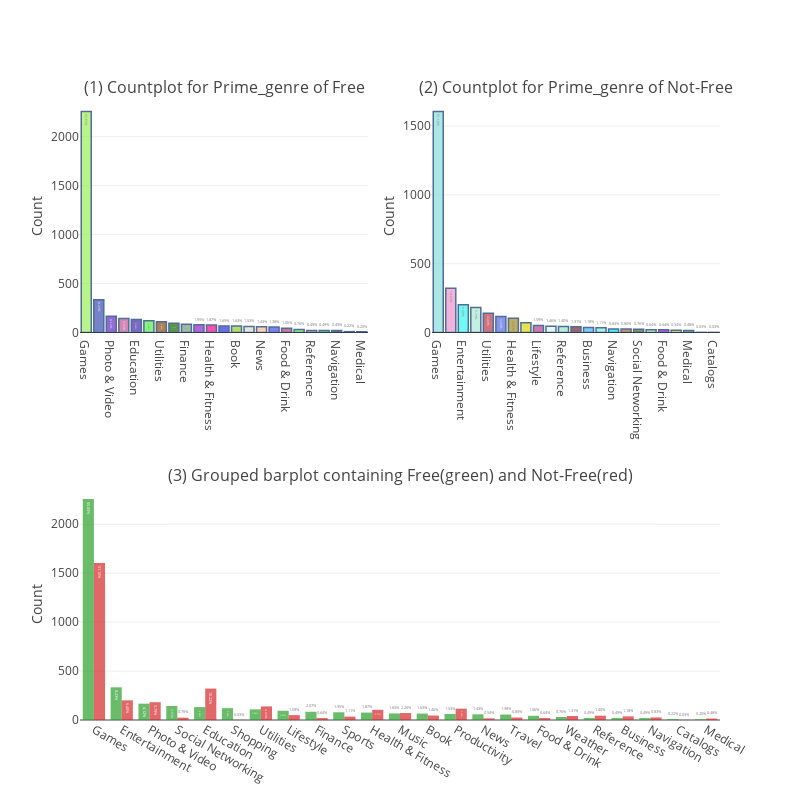

The cell this chart's notebook holds for it:
### Code cell
cnt_srs1 = df_app_free['prime_genre'].value_counts()
text1 = ['{:.2f}%'.format(100 * (value / cnt_srs1.sum())) for value in cnt_srs1.values]

trace1 = go.Bar(
    x = cnt_srs1.index,
    y = cnt_srs1.values,
    text = text1,
    marker = dict(
        color = random_color_generator(100),
        line = dict(color='rgb(8, 48, 107)',
                    width = 1.5)
    ),
    opacity = 0.7
)

cnt_srs2 = df_app_notfree['prime_genre'].value_counts()
text2 = ['{:.2f}%'.format(100 * (value / cnt_srs2.sum())) for value in cnt_srs2.values]

trace2 = go.Bar(
    x = cnt_srs2.index,
    y = cnt_srs2.values,
    text = text2,
    marker = dict(
        color = random_color_generator(100),
        line = dict(color='rgb(8, 48, 107)',
                    width = 1.5)
    ),
    opacity = 0.7
)

trace3 = go.Bar(
    x = cnt_srs1.index,
    y = cnt_srs1.values,
    text = text1,
    opacity = 0.7,
    name='Free'
)


trace4 = go.Bar(
    x = cnt_srs2.index,
    y = cnt_srs2.values,
    text = text2,
    opacity = 0.7,
    name='Not-Free'
)



fig = tools.make_subplots(rows=2, cols=2, specs = [[{}, {}], [{'colspan':2}, None]], 
                          subplot_titles=('(1) Countplot for Prime_genre of Free', '(2) Countplot for Prime_genre of Not-Free', 
                                          '(3) Grouped barplot containing Free(green) and Not-Free(red)'), print_grid=False)
fig.append_trace(trace1, 1, 1)
fig.append_trace(trace2, 1, 2)
fig.append_trace(trace3, 2, 1)
fig.append_trace(trace4, 2, 1)

fig['layout']['yaxis1'].update(title='Count')
fig['layout']['yaxis2'].update(title='Count')
fig['layout']['yaxis3'].update(title='Count')

fig['layout'].update(showlegend=False, width=800, height=800)

py.iplot(fig)

### Figure 1 — Plotly figure (JSON) as saved in the notebook; plotly's stock layout.template omitted (floating-point values rounded to 4 significant figures)
{"data": [{"marker": {"color": ["#9CEE5A", "#3B4FB4", "#622AC2", "#C25494", "#412DAC", "#52F346", "#89490E", "#126506", "#739C7E", "#9121CA", "#F60689", "#2831E4", "#92CD2A", "#D3DFC9", "#FDB897", "#404DEC", "#C43671", "#4DF045", "#CD9771", "#12F615", "#243831", "#3A62C7", "#6E0B50", "#6DC481", "#EC286B", "#D6F4F5", "#65FA7F", "#CDFA6B", "#29A5CF", "#F312A9", "#DFAE81", "#D034FB", "#572595", "#7139FC", "#B0F641", "#CE4C18", "#C1BDAF", "#3EA4CD", "#5F762B", "#6FE038", "#03E3E2", "#249CDC", "#153856", "#82E6DA", "#46AC38", "#4575F2", "#016236", "#62CE2C", "#386D84", "#2AC91E", "#487816", "#F9B5A0", "#3E419B", "#3E1111", "#85C6B1", "#F16DC0", "#4C78E7", "#370477", "#BC019A", "#0E50ED", "#C3BDE7", "#6A3DB7", "#619258", "#DFDFA1", "#39090B", "#4C484A", "#061B78", "#DDB16A", "#791E31", "#7A6966", "#426B8C", "#F6B4BD", "#9E201B", "#4E2E54", "#A4136D", "#1D1EC5", "#C8686C", "#2C3161", "#06140A", "#E8A2D3", "#B12811", "#E95DA9", "#79ECC3", "#3AEEB8", "#D12909", "#6F2556", "#8B6793", "#04B326", "#BCD269", "#825A3A", "#F766DD", "#805D82", "#1DAE7B", "#9EAA3E", "#8455A0", "#146148", "#F08A62", "#ACE5D7", "#E19515", "#3D3C74"], "line": {"color": "rgb(8, 48, 107)", "width": 1.5}}, "opacity": 0.7, "text": ["55.65%", "8.23%", "4.12%", "3.53%", "3.25%", "2.98%", "2.69%", "2.32%", "2.07%", "1.95%", "1.87%", "1.65%", "1.63%", "1.53%", "1.43%", "1.38%", "1.06%", "0.76%", "0.49%", "0.49%", "0.49%", "0.22%", "0.20%"], "type": "bar", "uid": "e02659a4-d8ec-11e8-8ac2-5435308b7835", "x": ["Games", "Entertainment", "Photo & Video", "Social Networking", "Education", "Shopping", "Utilities", "Lifestyle", "Finance", "Sports", "Health & Fitness", "Music", "Book", "Productivity", "News", "Travel", "Food & Drink", "Weather", "Reference", "Business", "Navigation", "Catalogs", "Medical"], "xaxis": "x", "y": [2257, 334, 167, 143, 132, 121, 109, 94, 84, 79, 76, 67, 66, 62, 58, 56, 43, 31, 20, 20, 20, 9, 8], "yaxis": "y"}, {"marker": {"color": ["#86DDDA", "#EC92CC", "#36F8EE", "#AAEAD4", "#BA3849", "#5268E3", "#A4891F", "#E0D808", "#BD418A", "#DBF3E6", "#95E6CA", "#7A2424", "#3FB4F7", "#72F1DC", "#02EFFE", "#AE6C19", "#4F641E", "#90F877", "#B012CB", "#FDD913", "#42AC26", "#6101D1", "#7579F9", "#E3BDDD", "#C7B838", "#24E5BD", "#37E0AF", "#148E9A", "#A0053E", "#03A61C", "#66305F", "#5296DB", "#805346", "#C1AB6F", "#17E4AC", "#F427F9", "#465407", "#CB0221", "#4FBE0F", "#6D959B", "#ABB14C", "#AC804E", "#16A5EB", "#BA1CEB", "#23CD20", "#460F48", "#B17DC9", "#516D19", "#601CCD", "#E8D2F9", "#4CE5EC", "#6E6A2B", "#F95340", "#F07FE7", "#4BCB61", "#433700", "#23AB87", "#AE0669", "#A449A9", "#B2361C", "#D26A0C", "#753989", "#505A03", "#3C3A72", "#266DF6", "#C0D72E", "#54D163", "#4EE210", "#C42F29", "#0DBFCB", "#46C87F", "#7038FA", "#D1BEE1", "#61ABB7", "#AC6F8A", "#AB50D1", "#8969BE", "#64147D", "#14CB9F", "#B45A62", "#CED8D9", "#CF41DD", "#143CEB", "#22AD5A", "#3770A4", "#BA25D2", "#C62E4A", "#23ACE3", "#023CDC", "#C0D555", "#EFBC13", "#5E27DD", "#689F57", "#82EC23", "#99FE07", "#739848", "#BC9599", "#1330CF", "#460F32", "#787062"], "line": {"color": "rgb(8, 48, 107)", "width": 1.5}}, "opacity": 0.7, "text": ["51.10%", "10.22%", "6.40%", "5.79%", "4.43%", "3.69%", "3.31%", "2.26%", "1.59%", "1.46%", "1.40%", "1.31%", "1.18%", "1.11%", "0.83%", "0.80%", "0.76%", "0.64%", "0.64%", "0.54%", "0.48%", "0.03%", "0.03%"], "type": "bar", "uid": "e02659a5-d8ec-11e8-8ac2-5435308b7835", "x": ["Games", "Education", "Entertainment", "Photo & Video", "Utilities", "Productivity", "Health & Fitness", "Music", "Lifestyle", "Book", "Reference", "Weather", "Business", "Sports", "Navigation", "Travel", "Social Networking", "Finance", "Food & Drink", "News", "Medical", "Shopping", "Catalogs"], "xaxis": "x2", "y": [1605, 321, 201, 182, 139, 116, 104, 71, 50, 46, 44, 41, 37, 35, 26, 25, 24, 20, 20, 17, 15, 1, 1], "yaxis": "y2"}, {"name": "Free", "opacity": 0.7, "text": ["55.65%", "8.23%", "4.12%", "3.53%", "3.25%", "2.98%", "2.69%", "2.32%", "2.07%", "1.95%", "1.87%", "1.65%", "1.63%", "1.53%", "1.43%", "1.38%", "1.06%", "0.76%", "0.49%", "0.49%", "0.49%", "0.22%", "0.20%"], "type": "bar", "uid": "e02659a6-d8ec-11e8-8ac2-5435308b7835", "x": ["Games", "Entertainment", "Photo & Video", "Social Networking", "Education", "Shopping", "Utilities", "Lifestyle", "Finance", "Sports", "Health & Fitness", "Music", "Book", "Productivity", "News", "Travel", "Food & Drink", "Weather", "Reference", "Business", "Navigation", "Catalogs", "Medical"], "xaxis": "x3", "y": [2257, 334, 167, 143, 132, 121, 109, 94, 84, 79, 76, 67, 66, 62, 58, 56, 43, 31, 20, 20, 20, 9, 8], "yaxis": "y3"}, {"name": "Not-Free", "opacity": 0.7, "text": ["51.10%", "10.22%", "6.40%", "5.79%", "4.43%", "3.69%", "3.31%", "2.26%", "1.59%", "1.46%", "1.40%", "1.31%", "1.18%", "1.11%", "0.83%", "0.80%", "0.76%", "0.64%", "0.64%", "0.54%", "0.48%", "0.03%", "0.03%"], "type": "bar", "uid": "e02659a7-d8ec-11e8-8ac2-5435308b7835", "x": ["Games", "Education", "Entertainment", "Photo & Video", "Utilities", "Productivity", "Health & Fitness", "Music", "Lifestyle", "Book", "Reference", "Weather", "Business", "Sports", "Navigation", "Travel", "Social Networking", "Finance", "Food & Drink", "News", "Medical", "Shopping", "Catalogs"], "xaxis": "x3", "y": [1605, 321, 201, 182, 139, 116, 104, 71, 50, 46, 44, 41, 37, 35, 26, 25, 24, 20, 20, 17, 15, 1, 1], "yaxis": "y3"}], "layout": {"annotations": [{"font": {"size": 16}, "showarrow": false, "text": "(1) Countplot for Prime_genre of Free", "x": 0.225, "xanchor": "center", "xref": "paper", "y": 1, "yanchor": "bottom", "yref": "paper"}, {"font": {"size": 16}, "showarrow": false, "text": "(2) Countplot for Prime_genre of Not-Free", "x": 0.775, "xanchor": "center", "xref": "paper", "y": 1, "yanchor": "bottom", "yref": "paper"}, {"font": {"size": 16}, "showarrow": false, "text": "(3) Grouped barplot containing Free(green) and Not-Free(red)", "x": 0.5, "xanchor": "center", "xref": "paper", "y": 0.375, "yanchor": "bottom", "yref": "paper"}], "height": 800, "showlegend": false, "width": 800, "xaxis": {"anchor": "y", "domain": [0, 0.45]}, "xaxis2": {"anchor": "y2", "domain": [0.55, 1]}, "xaxis3": {"anchor": "y3", "domain": [0, 1]}, "yaxis": {"anchor": "x", "domain": [0.625, 1], "title": "Count"}, "yaxis2": {"anchor": "x2", "domain": [0.625, 1], "title": "Count"}, "yaxis3": {"anchor": "x3", "domain": [0, 0.375], "title": "Count"}}}
